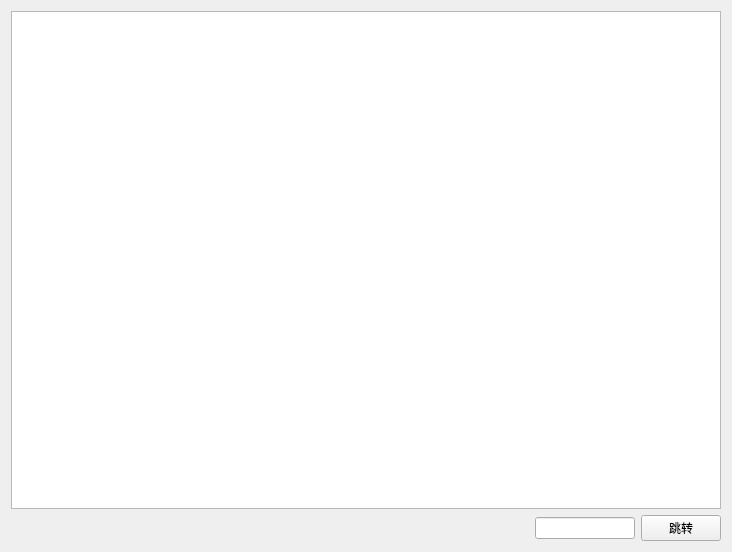
<?xml version="1.0" encoding="UTF-8"?>
<ui version="4.0">
 <class>Tab</class>
 <widget class="QWidget" name="Tab">
  <property name="geometry">
   <rect>
    <x>0</x>
    <y>0</y>
    <width>732</width>
    <height>552</height>
   </rect>
  </property>
  <property name="windowTitle">
   <string>Form</string>
  </property>
  <layout class="QGridLayout" name="gridLayout">
   <item row="0" column="0">
    <widget class="CodeEditor" name="plainTextEdit">
     <property name="lineWrapMode">
      <enum>QPlainTextEdit::NoWrap</enum>
     </property>
    </widget>
   </item>
   <item row="1" column="0">
    <layout class="QHBoxLayout" name="horizontalLayout">
     <item>
      <spacer name="horizontalSpacer">
       <property name="orientation">
        <enum>Qt::Horizontal</enum>
       </property>
       <property name="sizeHint" stdset="0">
        <size>
         <width>40</width>
         <height>20</height>
        </size>
       </property>
      </spacer>
     </item>
     <item>
      <widget class="QLineEdit" name="lineEdit">
       <property name="maximumSize">
        <size>
         <width>100</width>
         <height>16777215</height>
        </size>
       </property>
      </widget>
     </item>
     <item>
      <widget class="QPushButton" name="pushButton">
       <property name="text">
        <string>跳转</string>
       </property>
      </widget>
     </item>
    </layout>
   </item>
  </layout>
 </widget>
 <customwidgets>
  <customwidget>
   <class>CodeEditor</class>
   <extends>QPlainTextEdit</extends>
   <header>codeeditor.h</header>
  </customwidget>
 </customwidgets>
 <resources/>
 <connections/>
</ui>
